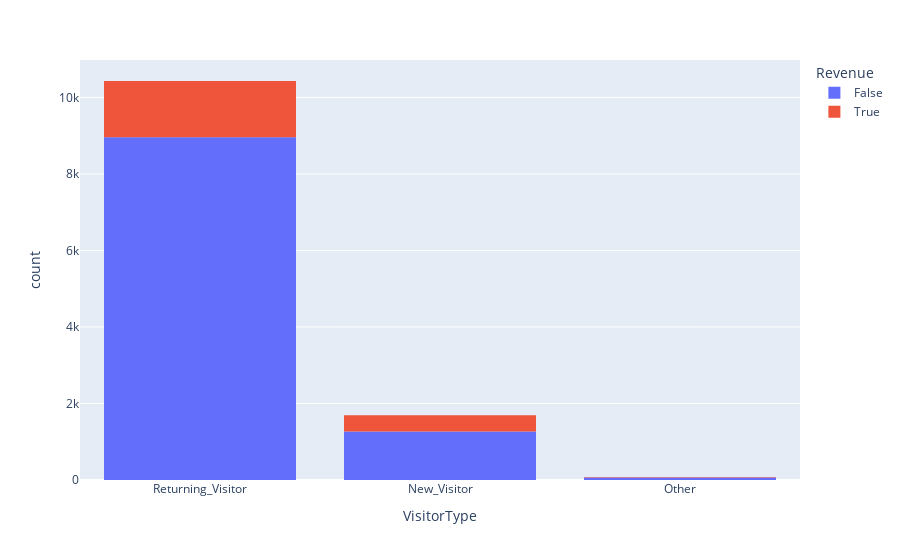

Notebook code cell kept with this figure:
### Code cell
fig = px.histogram(df, x="VisitorType", color="Revenue")

fig.show()

### Figure 1 — Plotly figure (JSON) as saved in the notebook; plotly's stock layout.template omitted (floating-point values rounded to 4 significant figures; data arrays with more than 128 entries replaced by an {"elided": "..."} marker saying what was removed)
{"data": [{"bingroup": "x", "hovertemplate": "Revenue=False<br>VisitorType=%{x}<br>count=%{y}<extra></extra>", "legendgroup": "False", "marker": {"color": "#636efa", "pattern": {"shape": ""}}, "name": "False", "orientation": "v", "showlegend": true, "type": "histogram", "x": {"elided": "10297 str values"}, "xaxis": "x", "yaxis": "y"}, {"bingroup": "x", "hovertemplate": "Revenue=True<br>VisitorType=%{x}<br>count=%{y}<extra></extra>", "legendgroup": "True", "marker": {"color": "#EF553B", "pattern": {"shape": ""}}, "name": "True", "orientation": "v", "showlegend": true, "type": "histogram", "x": {"elided": "1908 str values"}, "xaxis": "x", "yaxis": "y"}], "layout": {"barmode": "relative", "legend": {"title": {"text": "Revenue"}, "tracegroupgap": 0}, "margin": {"t": 60}, "xaxis": {"anchor": "y", "domain": [0, 1], "title": {"text": "VisitorType"}}, "yaxis": {"anchor": "x", "domain": [0, 1], "title": {"text": "count"}}}}
